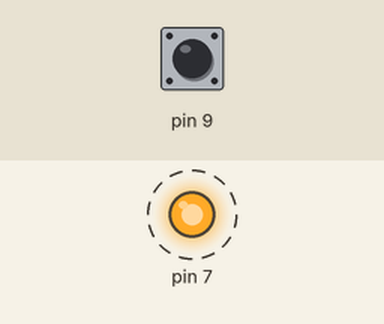
Bench run of a program on a simulated Arduino Uno, built with avr-gcc and run on an emulated ATmega328P. On the bench: output pins drawn as LEDs (lit = HIGH). Dashed ring = blinking. The test bench sets the inputs (shaded band); at power-on: pin 9 HIGH.

Above: at 0.5 s.
Timing chart, 0 to 4.6 s (numbered marks = the images above):
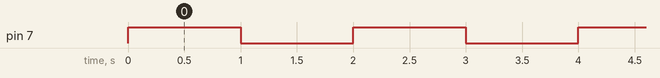

Measured:
- by itself, pin 7: alternates HIGH for 1.0 s and LOW for 1.0 s

The program:

main.c
```c
// (licence header left out)
#include <Arduino.h>

void setup(void)
{
    pinMode(7, OUTPUT);
    pinMode(9, INPUT);
    digitalWrite(9, HIGH);
}

void loop(void)
{
    if ( digitalRead(9) == 1 ) {
        digitalWrite(7, HIGH);
        delay(1000);
        digitalWrite(7, LOW);
        delay(1000);
    } else {
        digitalWrite(7, LOW);
    }
}
```
